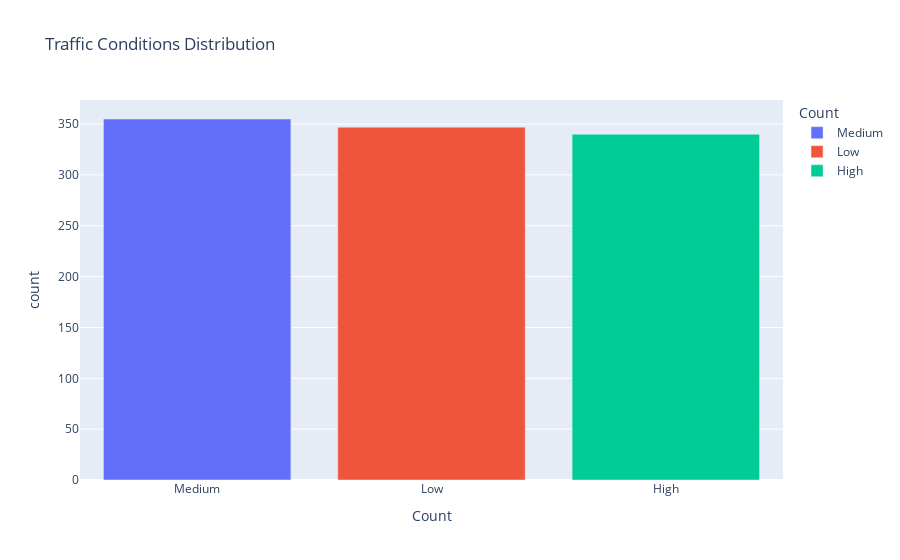

Notebook code cell kept with this figure:
### Markdown cell above
Most people use bus as their primary mode of transportation. In the bar plot it is seen that people using bus as their primary mode of transportation has count of 461. Car has 2nd position here with a count of 208. People using rickshaw has count 40 which is the lowest.

### Code cell
# Traffic Conditions: Bar Chart
mode_counts = df['traffic'].value_counts().reset_index()
mode_counts.columns = ['traffic', 'count']
fig = px.bar(mode_counts, x='traffic', y='count', 
             color='traffic', title='Traffic Conditions Distribution', labels={'index': 'Traffic', 'traffic': 'Count'})
fig.show()  #for notebook
#fig.show("png") #for github it only supports non interactive

### Figure 1 — Plotly figure (JSON) as saved in the notebook; plotly's stock layout.template omitted (floating-point values rounded to 4 significant figures)
{"data": [{"alignmentgroup": "True", "hovertemplate": "Count=%{x}<br>count=%{y}<extra></extra>", "legendgroup": "Medium", "marker": {"color": "#636efa", "pattern": {"shape": ""}}, "name": "Medium", "offsetgroup": "Medium", "orientation": "v", "showlegend": true, "textposition": "auto", "x": ["Medium"], "xaxis": "x", "y": [355], "yaxis": "y", "type": "bar"}, {"alignmentgroup": "True", "hovertemplate": "Count=%{x}<br>count=%{y}<extra></extra>", "legendgroup": "Low", "marker": {"color": "#EF553B", "pattern": {"shape": ""}}, "name": "Low", "offsetgroup": "Low", "orientation": "v", "showlegend": true, "textposition": "auto", "x": ["Low"], "xaxis": "x", "y": [347], "yaxis": "y", "type": "bar"}, {"alignmentgroup": "True", "hovertemplate": "Count=%{x}<br>count=%{y}<extra></extra>", "legendgroup": "High", "marker": {"color": "#00cc96", "pattern": {"shape": ""}}, "name": "High", "offsetgroup": "High", "orientation": "v", "showlegend": true, "textposition": "auto", "x": ["High"], "xaxis": "x", "y": [340], "yaxis": "y", "type": "bar"}], "layout": {"xaxis": {"anchor": "y", "domain": [0.0, 1.0], "title": {"text": "Count"}, "categoryorder": "array", "categoryarray": ["Medium", "Low", "High"]}, "yaxis": {"anchor": "x", "domain": [0.0, 1.0], "title": {"text": "count"}}, "legend": {"title": {"text": "Count"}, "tracegroupgap": 0}, "title": {"text": "Traffic Conditions Distribution"}, "barmode": "relative"}}
